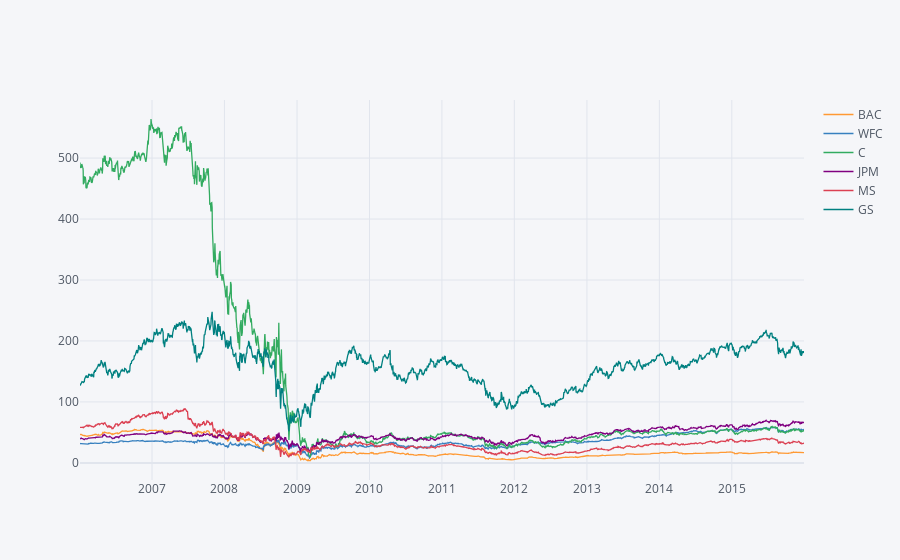

The notebook cell this image was saved under:
### Code cell
# Plotting an interactive version of the above plot using plotly

bank_stocks.xs(key='Close', axis=1, level='Stock Info').iplot()

### Figure 1 — Plotly figure (JSON) as saved in the notebook; plotly's stock layout.template omitted (floating-point values rounded to 4 significant figures; data arrays with more than 128 entries replaced by an {"elided": "..."} marker saying what was removed)
{"data": [{"line": {"color": "rgba(255, 153, 51, 1.0)", "dash": "solid", "shape": "linear", "width": 1.3}, "mode": "lines", "name": "BAC", "text": "", "type": "scatter", "x": {"elided": "2517 str values"}, "y": {"elided": "2517 float values"}}, {"line": {"color": "rgba(55, 128, 191, 1.0)", "dash": "solid", "shape": "linear", "width": 1.3}, "mode": "lines", "name": "WFC", "text": "", "type": "scatter", "x": {"elided": "2517 str values"}, "y": {"elided": "2517 float values"}}, {"line": {"color": "rgba(50, 171, 96, 1.0)", "dash": "solid", "shape": "linear", "width": 1.3}, "mode": "lines", "name": "C", "text": "", "type": "scatter", "x": {"elided": "2517 str values"}, "y": {"elided": "2517 float values"}}, {"line": {"color": "rgba(128, 0, 128, 1.0)", "dash": "solid", "shape": "linear", "width": 1.3}, "mode": "lines", "name": "JPM", "text": "", "type": "scatter", "x": {"elided": "2517 str values"}, "y": {"elided": "2517 float values"}}, {"line": {"color": "rgba(219, 64, 82, 1.0)", "dash": "solid", "shape": "linear", "width": 1.3}, "mode": "lines", "name": "MS", "text": "", "type": "scatter", "x": {"elided": "2517 str values"}, "y": {"elided": "2517 float values"}}, {"line": {"color": "rgba(0, 128, 128, 1.0)", "dash": "solid", "shape": "linear", "width": 1.3}, "mode": "lines", "name": "GS", "text": "", "type": "scatter", "x": {"elided": "2517 str values"}, "y": {"elided": "2517 float values"}}], "layout": {"legend": {"bgcolor": "#F5F6F9", "font": {"color": "#4D5663"}}, "paper_bgcolor": "#F5F6F9", "plot_bgcolor": "#F5F6F9", "title": {"font": {"color": "#4D5663"}}, "xaxis": {"gridcolor": "#E1E5ED", "showgrid": true, "tickfont": {"color": "#4D5663"}, "title": {"font": {"color": "#4D5663"}, "text": ""}, "zerolinecolor": "#E1E5ED"}, "yaxis": {"gridcolor": "#E1E5ED", "showgrid": true, "tickfont": {"color": "#4D5663"}, "title": {"font": {"color": "#4D5663"}, "text": ""}, "zerolinecolor": "#E1E5ED"}}}
